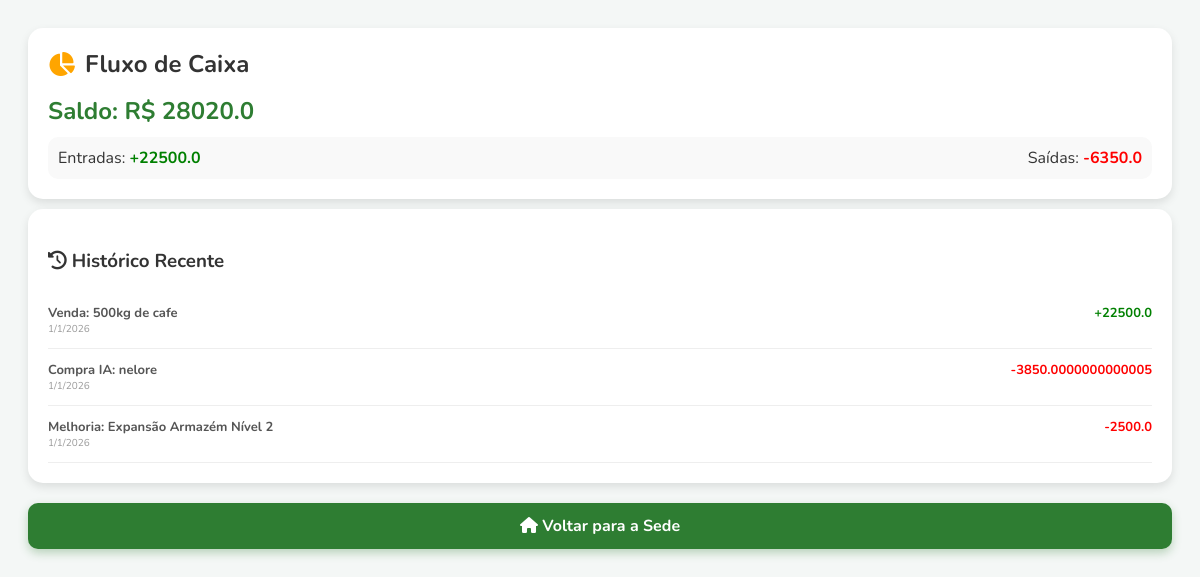
Page /financeiro (signed in) on the committed database.
### app.py (models this page shows, shortened)
class Usuario(db.Model):
    id = db.Column(db.Integer, primary_key=True)
    nome = db.Column(db.String(50), unique=True)
    email = db.Column(db.String(100)); senha_hash = db.Column(db.String(128))
    dinheiro = db.Column(db.Float, default=50000.0)
    dia = db.Column(db.Integer, default=1); mes = db.Column(db.Integer, default=1); ano = db.Column(db.Integer, default=2026)
    hora = db.Column(db.Integer, default=6)
    fazendas = db.relationship('Fazenda', backref='dono', lazy=True)
    transacoes = db.relationship('Transacao', backref='usuario', lazy=True, order_by="desc(Transacao.id)")

class Transacao(db.Model):
    id = db.Column(db.Integer, primary_key=True)
    usuario_id = db.Column(db.Integer, db.ForeignKey('usuario.id'))
    descricao = db.Column(db.String(100)); valor = db.Column(db.Float); tipo = db.Column(db.String(20)); data_jogo = db.Column(db.String(20))

### app.py (the view)
@app.route('/financeiro')
def financeiro():
    if 'user_id' not in session: return redirect('/login')
    u = db.session.get(Usuario, session['user_id'])
    e = sum(t.valor for t in u.transacoes if t.valor > 0); s = sum(t.valor for t in u.transacoes if t.valor < 0)
    return render_template('financeiro.html', user=u, entradas=e, saidas=s, saldo=u.dinheiro)

### app.py (called while the page is built)
@app.after_request
def add_header(response):
    response.headers['Cache-Control'] = 'no-store, no-cache, must-revalidate, max-age=0'
    response.headers['Pragma'] = 'no-cache'
    response.headers['Expires'] = '-1'
    return response

### templates/financeiro.html (shortened to what this page needs)
<!DOCTYPE html>
<html>
<head>
    <link rel="stylesheet" href="https://cdnjs.cloudflare.com/ajax/libs/font-awesome/6.4.0/css/all.min.css">
</head>
<body>
    <div class="card">
        <h2><i class="fas fa-chart-pie" style="color:orange"></i> Fluxo de Caixa</h2>
        <h3 style="color:#2e7d32; font-size: 24px; margin: 10px 0;">Saldo: R$ {{ saldo }}</h3>
        <div style="display:flex; justify-content:space-between; background:#f9f9f9; padding:10px; border-radius:10px;">
            <div>Entradas: <span class="val-pos">+{{ entradas }}</span></div>
            <div>Saídas: <span class="val-neg">{{ saidas }}</span></div>
        </div>
    </div>
    <div class="card">
        <h3><i class="fas fa-history"></i> Histórico Recente</h3>
        {% for t in user.transacoes[:20] %}
        <div class="trans-item">
            <span>
                <div style="font-weight:bold; color:#555">{{ t.descricao }}</div>
                <div style="font-size:10px; color:#999">{{ t.data_jogo }}</div>
            </span>
            <span class="{{ 'val-pos' if t.valor > 0 else 'val-neg' }}">
                {{ '+' if t.valor > 0 else '' }}{{ t.valor }}
            </span>
        </div>
        {% endfor %}
    </div>
    {% if user.fazendas|length > 0 %}
        <a href="/fazenda/{{ user.fazendas[0].id }}" class="back-btn"><i class="fas fa-home"></i> Voltar para a Sede</a>
    {% else %}
        <a href="/" class="back-btn"><i class="fas fa-map"></i> Voltar para o Mapa</a>
    {% endif %}
</body>
</html>

### templates/financeiro.html (style rules this page uses)
body { font-family: 'Nunito', sans-serif; background: #f4f7f6; padding: 20px; color: #333; }
.card { background: white; padding: 20px; border-radius: 15px; margin-bottom: 10px; box-shadow: 0 4px 10px rgba(0,0,0,0.1); }
h2 { margin: 0 0 15px 0; color: #333; display: flex; align-items: center; gap: 10px; }
.trans-item { display: flex; justify-content: space-between; border-bottom: 1px solid #eee; padding: 12px 0; font-size: 13px; }
.val-pos { color: green; font-weight: bold; }
.val-neg { color: red; font-weight: bold; }
.back-btn { display: block; text-align: center; margin-top: 20px; background: #2e7d32; color: white; padding: 12px; border-radius: 10px; text-decoration: none; font-weight: bold; box-shadow: 0 4px 10px rgba(46, 125, 50, 0.3); }

### rows in the picture
Usuario: dinheiro "28020.0"
Transacao: descricao "Venda: 500kg de cafe", data_jogo "1/1/2026", valor "+", valor "22500.0"
Transacao: descricao "Compra IA: nelore", data_jogo "1/1/2026", valor "-3850.0000000000005"
Transacao: descricao "Melhoria: Expansão Armazém Nível 2", data_jogo "1/1/2026", valor "-2500.0"

### other values in the picture
{{ entradas }} "22500.0"
{{ saidas }} "-6350.0"
